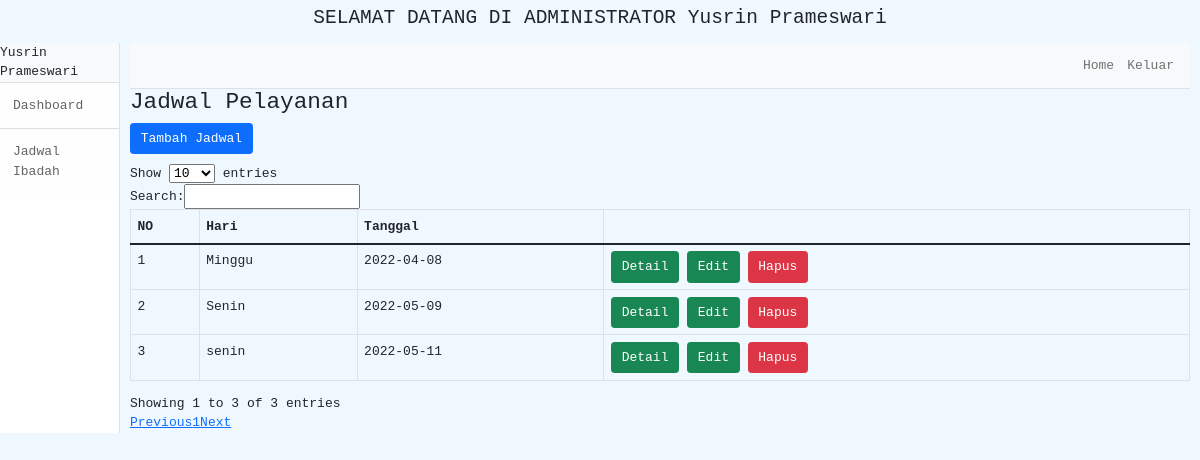
The app's page /admin/index.php?mod=jadwalibadah (signed in) with its own data.
### tables this page shows
CREATE TABLE `pelayan` (
  `id_pelayan` int(11) NOT NULL,
  `id_jadwal` int(11) NOT NULL,
  `worship_lead` varchar(50) NOT NULL,
  `singers` varchar(100) DEFAULT NULL,
  `pemusik` varchar(200) NOT NULL,
  `tamborin` varchar(200) DEFAULT NULL,
  `soundman` varchar(100) NOT NULL,
  `khotbah` varchar(100) NOT NULL
);

CREATE TABLE `jadwal` (
  `id_jadwal` int(11) NOT NULL,
  `hari` varchar(20) NOT NULL,
  `tanggal` date NOT NULL
);

### admin/jadwal.php (the view, shortened to what this page needs)
<?php
require_once('../koneksi/koneksi-db.php');
$query = mysqli_query($koneksi,"SELECT jadwal.id_jadwal,hari,tanggal ,worship_lead, singers , pemusik, tamborin, soundman, khotbah FROM jadwal JOIN pelayan ON jadwal.id_jadwal = pelayan.id_jadwal ");
?>
<div class="konten"><div class="box">
    <div class="box-header">
      <h3 class="box-title">Jadwal Pelayanan</h3>
    </div>
    <div class="box-body">
     <a href="?mod=tambahjadwal" style="margin-bottom: 10px;" class="btn btn-md btn-primary"> <i class="fa fa-plus"></i> Tambah Jadwal</a>
		<table class="table table-bordered" id="tabel">
			<thead>
				<tr>
				<th>NO</th>
				<th>Hari</th>
				<th>Tanggal</th>
				<th></th>
				</tr>
			</thead>
			<tbody>
            <?php
				$no=1;
				while($q=mysqli_fetch_array($query)){
				?>
				<tr>
				<td><?php echo $no++; ?></td>
				<td><?php echo $q['hari']?></td>
				<td><?php echo $q['tanggal']?></td>
				<td>
			    	<a class="btn btn-success" href="?mod=detailjadwal&id_jadwal=<?php echo $q['id_jadwal']; ?>">Detail</a>
                    <a class="btn btn-success" href="?mod=editjadwal&id_jadwal=<?php echo $q['id_jadwal']; ?>">Edit</a>
			    	<a class="btn btn-danger" onclick="return confirm('Apakah anda yakin akan menghapus data ini?')" href="?mod=hapus&id_jadwal=<?php echo $q['id_jadwal']; ?>">Hapus</a>
			    </td>
				</tr>
				<?php
				}
				?>
			</tbody>
		</table>
	</div>
</div>

### asset/admin.css (style rules this page uses)
body, html { height: 100%; font-family: 'jetBrains Mono', Courier, monospace; background-color: aliceblue; font-size: 13px; }
.konten { width: 100%; }

### records on screen
pelayan: id_jadwal.hari "Minggu", id_jadwal.tanggal "2022-04-08"
pelayan: id_jadwal.hari "Senin", id_jadwal.tanggal "2022-05-09"
pelayan: id_jadwal.hari "senin", id_jadwal.tanggal "2022-05-11"

### other values on screen
$_SESSION['nama'] "Yusrin Prameswari"
